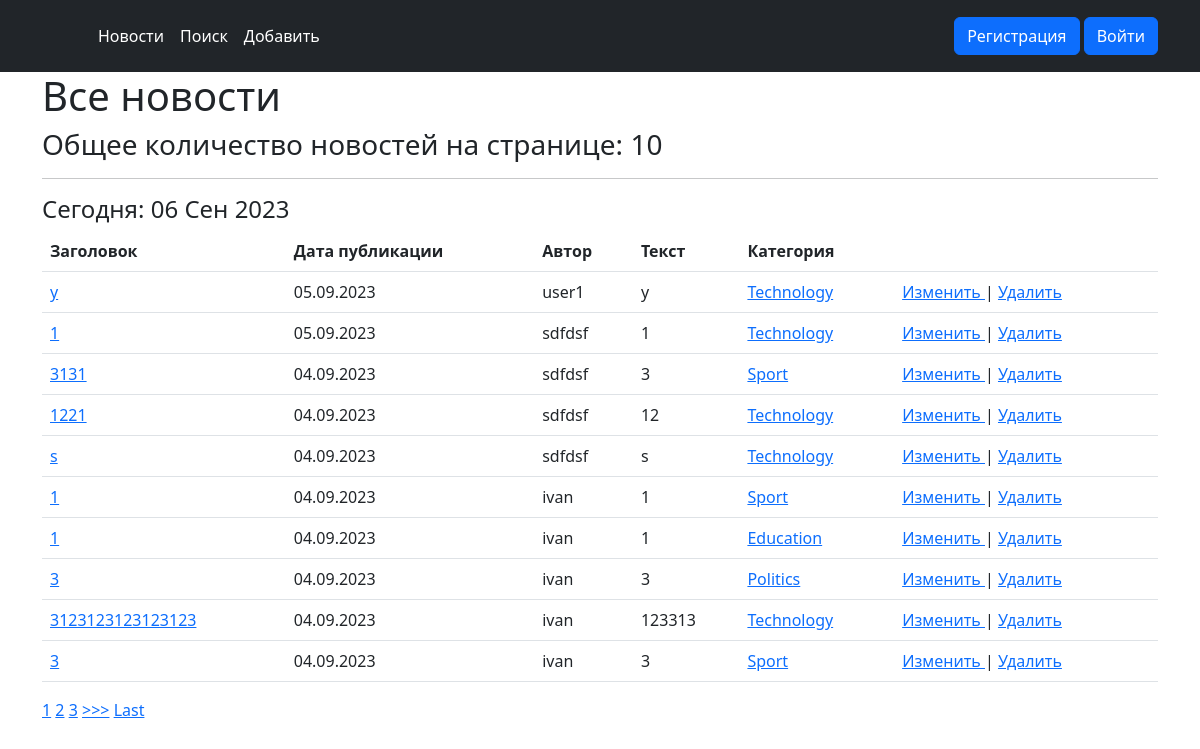
Page /news/ on the committed database.
### NewsPaper/models.py (models this page shows, shortened)
class Post(models.Model):
    NEWS = 'NW'
    ARTICLE = 'AR'
    POST_TYPES = (
        (NEWS, 'Новость'),
        (ARTICLE, 'Статья'),
    )
    author = models.ForeignKey(Author, on_delete=models.CASCADE)
    post_type = models.CharField(max_length=100, choices=POST_TYPES, default=ARTICLE)
    created_at = models.DateTimeField(auto_now_add=True)
    categories = models.ManyToManyField(Category, through='PostCategory')
    title = models.CharField(max_length=128)
    text = models.TextField()
    rating = models.IntegerField(default=0)

class Author(models.Model):
    authorUser = models.OneToOneField(User, on_delete=models.CASCADE)
    ratingAuthor = models.IntegerField(default=0)
    def __str__(self):
        return f"{self.authorUser}"

class Category(models.Model):
    name = models.CharField(max_length=100, unique=True)
    subscribers = models.ManyToManyField(User, blank=True)

### NewsPaper/views.py (the view, shortened to what this page needs)
# urls.py: path('', PostsList.as_view(), name='posts'),
class PostsList(ListView):
    model = Post
    template_name = 'NewsPaper/posts.html'
    context_object_name = 'posts'
    queryset = Post.objects.order_by('-created_at')
    paginate_by = 10
    form_class = PostForm
    def get_context_data(self, **kwargs):
        context = super().get_context_data(**kwargs)
        context['time_now'] = timezone.localtime(timezone.now())
        context['value1'] = None
        context['filter'] = PostFilter(self.request.GET, queryset=self.get_queryset())
        context['form'] = PostForm()
        context['is_not_authors'] = not self.request.user.groups.filter(name='authors').exists()
        return context

### NewsPaper/templatetags/custom_filters.py (called while the page is built)
@register.filter(name='censor')
def censor(value):
    banned_words = ['хуй', 'пидор', 'иди на хуй']  # Список нежелательных слов
    for word in banned_words:
        value = value.replace(word, '***')
    return value

### NewsPaper/templates/NewsPaper/posts.html (shortened to what this page needs)
{% extends 'layout/default.html' %}
{% load custom_filters %}
{% block content %}
    <h1>Все новости</h1>
    <h3> Общее количество новостей на странице: {{ posts|length }} </h3>
    <hr>
    <h4>Сегодня: {{ time_now|date:'d M Y' }}</h4>
    {% if posts %}
        <table class = "table">
            <tr>
                <th scope="col">
                    Заголовок
                </th>
                <th scope="col">
                    Дата публикации
                </th>
                <th scope="col">
                    Автор
                </th>
                 <th scope="col">
                    Текст
                </th>
                  <th scope="col">
                    Категория
                </th>
                <th scope="col">
                </th>
            </tr>
        {% for post in posts %}
            <tr>
                <td>
                    <a href="{% url 'news:post_detail' post.id %}">
                    {{ post.title|censor }}
                    </a>
                </td>
                <td>
                    {{ post.created_at|date:'d.m.Y' }}
                </td>
                    <td>
                    {{ post.author }}
                </td>
                <td>
                    {{ post.text|truncatechars:50|censor }}
                </td>
                 {% for category in post.categories.all %}
                <td>
                  <a href="{% url 'news:category' category.id %}">
                     {{ category.name }}
                  </a></td>
                {% endfor %}
                <td>
                    <a href="{% url 'news:post_update' post.id %}">
                        Изменить
                    </a>
                    |
                    <a href="{% url 'news:post_delete' post.id %}">
                        Удалить
                    </a>
                </td>
            </tr>
        {% endfor %}
        </table>
    {% include 'NewsPaper/parts/paginator.html' %}
    {% else %}
        <h2>Новостей нет!</h2>
    {% endif %}
{% endblock content %}

### rows in the picture
Post: title|censor "у", created_at "05.09.2023", author "user1", text|censor "у"
Category: name "Technology"
Post: title|censor "1", created_at "05.09.2023", author "sdfdsf", text|censor "1"
Post: title|censor "3131", created_at "04.09.2023", author "sdfdsf", text|censor "3"
Category: name "Sport"
Post: title|censor "1221", created_at "04.09.2023", author "sdfdsf", text|censor "12"
Post: title|censor "s", created_at "04.09.2023", author "sdfdsf", text|censor "s"
Post: title|censor "1", created_at "04.09.2023", author "ivan", text|censor "1"
Post: title|censor "1", created_at "04.09.2023", author "ivan", text|censor "1"
Category: name "Education"
Post: title|censor "3", created_at "04.09.2023", author "ivan", text|censor "3"
Category: name "Politics"
Post: title|censor "3123123123123123", created_at "04.09.2023", author "ivan", text|censor "123313"
Post: title|censor "3", created_at "04.09.2023", author "ivan", text|censor "3"

### other values in the picture
{{ posts|length }} "10"
{{ time_now|date:'d M Y' }} "06 Сен 2023"
{{ num }} "1" "2" "3"
